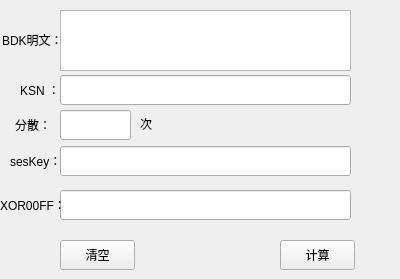
    <widget class="QWidget" name="tab">
     <attribute name="title">
      <string>SESSION KEY</string>
     </attribute>
     <widget class="QTextEdit" name="BDKTextEdit">
      <property name="geometry">
       <rect>
        <x>60</x>
        <y>10</y>
        <width>291</width>
        <height>61</height>
       </rect>
      </property>
      <property name="styleSheet">
       <string notr="true">font: 10pt &quot;黑体&quot;;</string>
      </property>
      <property name="acceptRichText">
       <bool>false</bool>
      </property>
     </widget>
     <widget class="QLineEdit" name="KSNLineEdit">
      <property name="geometry">
       <rect>
        <x>60</x>
        <y>75</y>
        <width>291</width>
        <height>30</height>
       </rect>
      </property>
      <property name="styleSheet">
       <string notr="true">font: 10pt &quot;黑体&quot;;</string>
      </property>
     </widget>
     <widget class="QLineEdit" name="sesKeyLineEdit">
      <property name="geometry">
       <rect>
        <x>60</x>
        <y>146</y>
        <width>291</width>
        <height>30</height>
       </rect>
      </property>
      <property name="styleSheet">
       <string notr="true">font: 10pt &quot;黑体&quot;;</string>
      </property>
      <property name="readOnly">
       <bool>true</bool>
      </property>
     </widget>
     <widget class="QPushButton" name="sessionKeyPushButton">
      <property name="geometry">
       <rect>
        <x>280</x>
        <y>240</y>
        <width>75</width>
        <height>30</height>
       </rect>
      </property>
      <property name="styleSheet">
       <string notr="true">font: 10pt &quot;黑体&quot;;</string>
      </property>
      <property name="text">
       <string>计算</string>
      </property>
     </widget>
     <widget class="QLabel" name="BDKlabel">
      <property name="geometry">
       <rect>
        <x>2</x>
        <y>20</y>
        <width>61</width>
        <height>41</height>
       </rect>
      </property>
      <property name="styleSheet">
       <string notr="true">font: 10pt &quot;黑体&quot;;</string>
      </property>
      <property name="text">
       <string>&lt;html&gt;&lt;head/&gt;&lt;body&gt;&lt;p&gt;BDK明文：&lt;/p&gt;&lt;/body&gt;&lt;/html&gt;</string>
      </property>
     </widget>
     <widget class="QLabel" name="KSNlabel">
      <property name="geometry">
       <rect>
        <x>20</x>
        <y>80</y>
        <width>41</width>
        <height>21</height>
       </rect>
      </property>
      <property name="styleSheet">
       <string notr="true">font: 10pt &quot;黑体&quot;;</string>
      </property>
      <property name="text">
       <string>&lt;html&gt;&lt;head/&gt;&lt;body&gt;&lt;p&gt;KSN  ：&lt;/p&gt;&lt;/body&gt;&lt;/html&gt;</string>
      </property>
     </widget>
     <widget class="QLabel" name="sessionKEYLabel">
      <property name="geometry">
       <rect>
        <x>10</x>
        <y>151</y>
        <width>51</width>
        <height>21</height>
       </rect>
      </property>
      <property name="styleSheet">
       <string notr="true">font: 10pt &quot;黑体&quot;;</string>
      </property>
      <property name="text">
       <string>&lt;html&gt;&lt;head/&gt;&lt;body&gt;&lt;p&gt;sesKey：&lt;/p&gt;&lt;/body&gt;&lt;/html&gt;</string>
      </property>
     </widget>
     <widget class="QLineEdit" name="sesKeyDispersalLineEdit">
      <property name="geometry">
       <rect>
        <x>60</x>
        <y>110</y>
        <width>71</width>
        <height>30</height>
       </rect>
      </property>
      <property name="styleSheet">
       <string notr="true">font: 10pt &quot;黑体&quot;;</string>
      </property>
      <property name="readOnly">
       <bool>true</bool>
      </property>
     </widget>
     <widget class="QLabel" name="sesKeyDispersalLabel">
      <property name="geometry">
       <rect>
        <x>15</x>
        <y>115</y>
        <width>41</width>
        <height>21</height>
       </rect>
      </property>
      <property name="styleSheet">
       <string notr="true">font: 10pt &quot;黑体&quot;;</string>
      </property>
      <property name="text">
       <string>&lt;html&gt;&lt;head/&gt;&lt;body&gt;&lt;p&gt;分散：&lt;/p&gt;&lt;/body&gt;&lt;/html&gt;</string>
      </property>
     </widget>
     <widget class="QLabel" name="sesKeyDispersalLabel_2">
      <property name="geometry">
       <rect>
        <x>140</x>
        <y>114</y>
        <width>21</width>
        <height>21</height>
       </rect>
      </property>
      <property name="styleSheet">
       <string notr="true">font: 10pt &quot;黑体&quot;;</string>
      </property>
      <property name="text">
       <string>&lt;html&gt;&lt;head/&gt;&lt;body&gt;&lt;p&gt;次&lt;/p&gt;&lt;/body&gt;&lt;/html&gt;</string>
      </property>
     </widget>
     <widget class="QPushButton" name="sessionKeyCleanPushButton">
      <property name="geometry">
       <rect>
        <x>60</x>
        <y>240</y>
        <width>75</width>
        <height>30</height>
       </rect>
      </property>
      <property name="styleSheet">
       <string notr="true">font: 10pt &quot;黑体&quot;;</string>
      </property>
      <property name="text">
       <string>清空</string>
      </property>
     </widget>
     <widget class="QLabel" name="SESBDKsizeLabel">
      <property name="geometry">
       <rect>
        <x>360</x>
        <y>30</y>
        <width>31</width>
        <height>21</height>
       </rect>
      </property>
      <property name="text">
       <string/>
      </property>
     </widget>
     <widget class="QLabel" name="SESKSNsizeLabel">
      <property name="geometry">
       <rect>
        <x>360</x>
        <y>80</y>
        <width>31</width>
        <height>21</height>
       </rect>
      </property>
      <property name="text">
       <string/>
      </property>
     </widget>
     <widget class="QLabel" name="SESKEYsizeLabel">
      <property name="geometry">
       <rect>
        <x>360</x>
        <y>150</y>
        <width>31</width>
        <height>21</height>
       </rect>
      </property>
      <property name="text">
       <string/>
      </property>
     </widget>
     <widget class="QLineEdit" name="sesKeyLineEdit_2">
      <property name="geometry">
       <rect>
        <x>60</x>
        <y>190</y>
        <width>291</width>
        <height>30</height>
       </rect>
      </property>
      <property name="styleSheet">
       <string notr="true">font: 10pt &quot;黑体&quot;;</string>
      </property>
      <property name="readOnly">
       <bool>true</bool>
      </property>
     </widget>
     <widget class="QLabel" name="sessionKEYLabel_2">
      <property name="geometry">
       <rect>
        <x>0</x>
        <y>195</y>
        <width>61</width>
        <height>21</height>
       </rect>
      </property>
      <property name="styleSheet">
       <string notr="true">font: 10pt &quot;黑体&quot;;</string>
      </property>
      <property name="text">
       <string>&lt;html&gt;&lt;head/&gt;&lt;body&gt;&lt;p&gt;XOR00FF：&lt;/p&gt;&lt;/body&gt;&lt;/html&gt;</string>
      </property>
     </widget>
    </widget>
